Frame 1 (no input): blank canvas, image omitted
Frame 60 (no input): blank canvas, image omitted
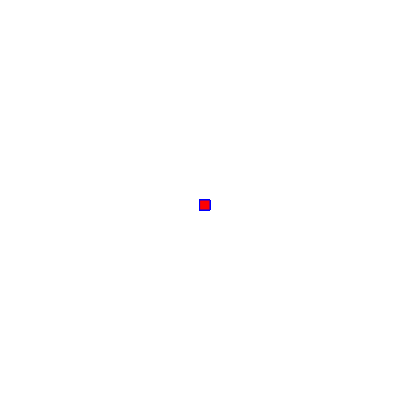
Frame 120 (the mouse pressed at the canvas centre since frame 60)

The p5.js sketch whose frames 1 and 60 were blank and that drew this single picture after the mouse press (run headless with seeded random() and noise() and a simulated clock; from frame 60 on, the mouse is pressed at the canvas centre):

// p5.js sketch
// ── sketch.js
function setup() {
    createCanvas(400, 400);
    background("whith");
  }
  
  function draw()  {
  
    stroke("blue")
    fill("red")
    
    // console.log(mouseIsPressed);
    
    if  (mouseIsPressed) {
    rect(mouseX, mouseY, 10, 10);
    }
  }
